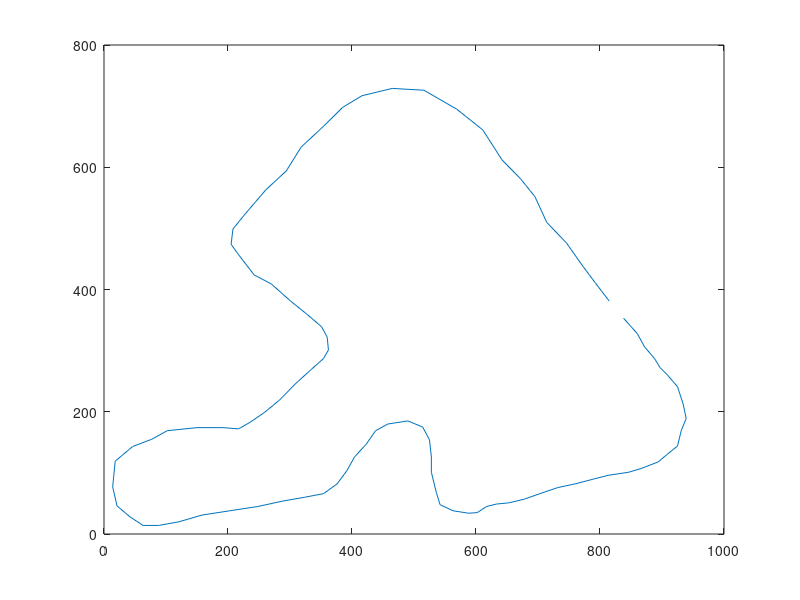

The MATLAB script that drew this image: (Note: this script raises an error after producing the figure.)
% % % Lap time simulator for OTR FSAE Electric % % %

% This is the main function to initiate a sim
clear; clc;

%% Vehicle Parameters
max_rpm = 4000;
final_dr = 3.8; %final drive ratio
drv_eff = 1; %driveline efficiency
r_wheel = 0.2286; %radius wheel
wheel_rpm = 0; %input wheel RPM
V_inst = 0; %m/s instantaenous velocity at the start
g = 9.81; % gravitational acceleration m/s^2
m = 300; %Mass kg
mu = 1.4; %friction Coefficient
Fn = m*g; % Normal Force N
Cd = 0.150; %Drag Coefficient
p = 1.225; % Density Kg/m^3
A = 1.328; %Area m^2

%% Track
% x1 = 0:1:25;
% y1 = sqrt(25.^2 - x1.^2);
% x = [-10:1:-1,x1,25,25,25];
% y = [25,25,25,25,25,25,25,25,25,25,y1,-1,-2,-3];

fid = fopen('track.txt');
data = textscan(fid,'%f%f','Delimiter',',');
fclose(fid)
x = data{1,1};
y = data{1,2};
plot(x,y)

for i = 1:length(x)-1
    seg(i) = sqrt((x(i+1)-x(i))^2 + (y(i+1)-y(i))^2); %calc segment length
end
seg(length(x)) = sqrt((x(length(x))-x(1))^2 + (y(length(x))-y(1))^2); %segment for closed track
n_seg = length(seg);

%% Max Corner Velocity at Each Point
[Vmax,R] = maxvel(x,y,Cd,A,m,mu,p,g);

%% Max Entry Velocity at Each Point
%[Vmax_entry,Fs] = maxvel_entry(Vmax,Cd,A,m,mu,p,g,R,seg);
%plot(x,Vmax_entry, 'r-', x, Vmax, 'bl');

%% Simulation Main Loop
% chg = 10;
% V = zeros(1,n_seg+1);
% Vold = Vmax; %initialize matrix for convergance
% Vmax_entry(n_seg+1) = Vmax_entry(1);

% while max(abs(V - Vold)) > chg
    for i = 1:n_seg
        
        %% Powertrain Parameters
        [wp_trq,wc_trq] = emrax_dat(V_inst(i),r_wheel,final_dr,drv_eff); %peak and cont trq @wheel
        
        %% Tractive Force Caclulations
        [a_tractp,a_tractc] = f_tract(wc_trq,wp_trq,r_wheel,m,Cd,A,V_inst(i),p,max_rpm,final_dr);
        
        %% Sector Velocity
        V_inst(i+1) = v_inst(a_tractp,a_tractc,seg(i),V_inst(i));
        
        %% Lap Iteration Function
%         [brake_flag] = lap_iter(V_inst(i),Vmax_entry(i+1));
        [brake_flag] = lap_iter(V_inst(i+1),Vmax(i+1));
        if brake_flag == 1
            V_inst(i+1) = Vmax(i+1);
            V_inst = backtrack(V_inst,m,seg,Cd,A,mu,p,g,R);
        end
        
    end
    %%
    scatter(x,y,[],V_inst(1:94),'fill');
% end
